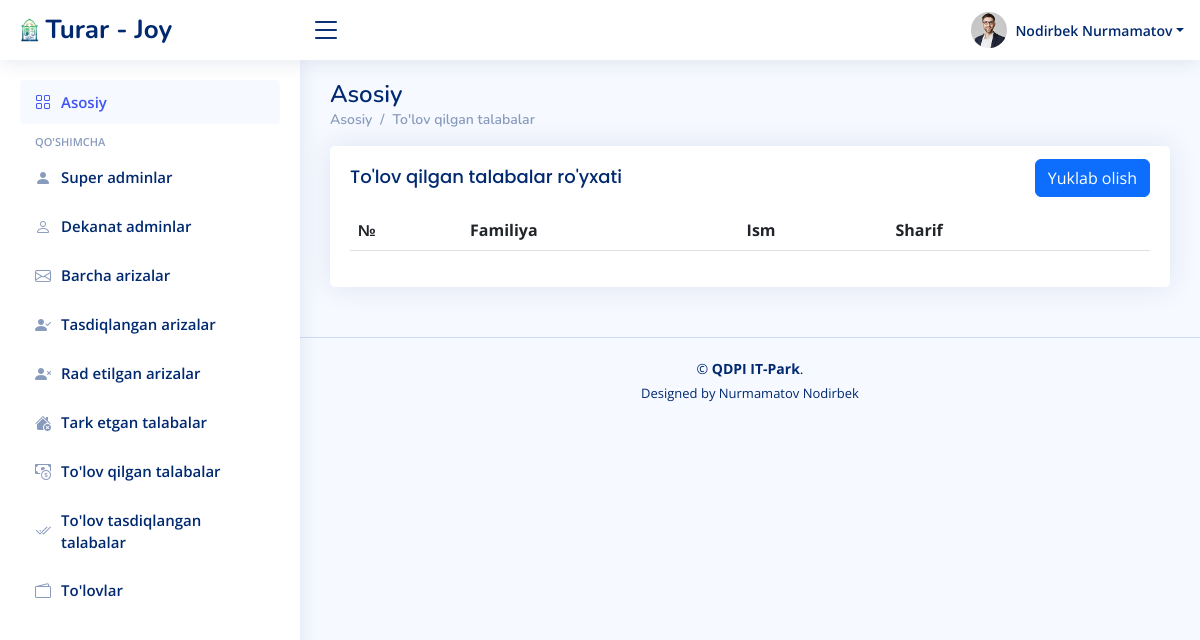
The page /ariza/barcha_tolovlar/ on the database as committed earlier.
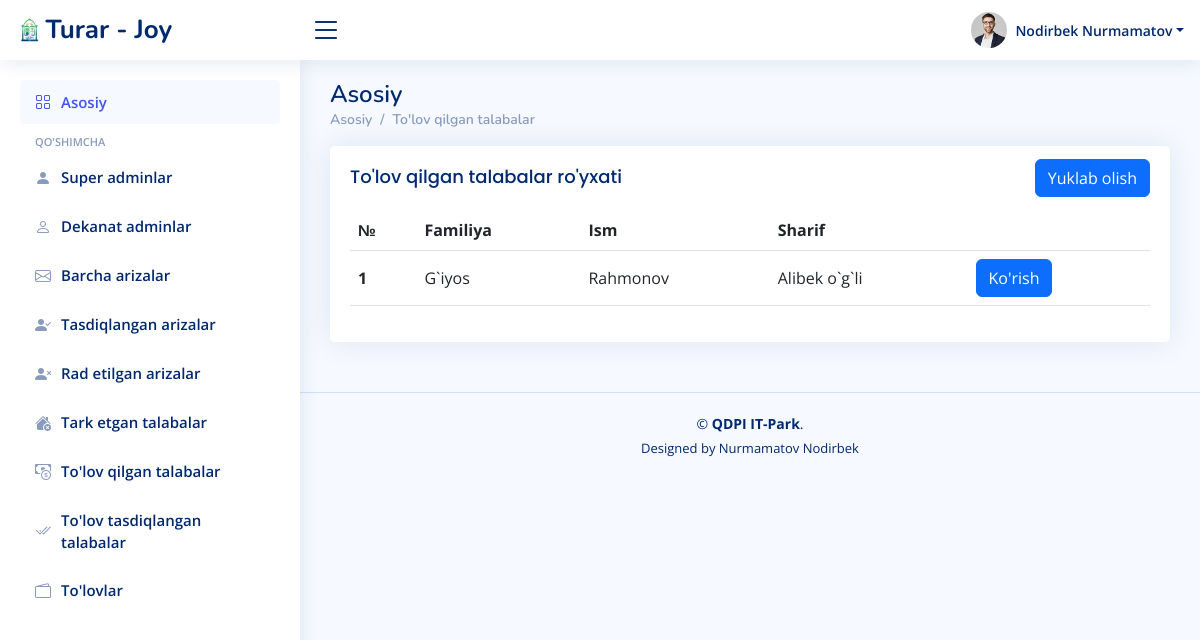
The same page on the database as committed later.
### ariza/models.py (models this page shows)
class Tolov(models.Model):
    talaba_id = models.CharField(max_length=100)
    first_name = models.CharField(max_length=100)
    last_name = models.CharField(max_length=100)
    sharif = models.CharField(max_length=100)
    narhi = models.CharField(max_length=100)
    kivtansiya = models.FileField(upload_to='kivtansiya/')
    tasdiqlash = models.CharField(max_length=100, blank=True)
    sana = models.DateTimeField(auto_now_add=True)

### ariza/views.py (the view)
# urls.py: path('barcha_tolovlar/', barcha_tolovlar, name='barcha_tolovlar'),
def barcha_tolovlar(request):
    talabalar = User.objects.filter(lavozim='talaba')
    tolovlar = Tolov.objects.filter(tasdiqlash='')
    arizalar = Ariza.objects.all()
    contex = {
        'tolovlar': tolovlar,
        'talabalar':talabalar,
        'arizalar':arizalar,
    }
    return render(request, 'superadmin/barcha_tolovlar.html', contex)

### templates/superadmin/barcha_tolovlar.html (shortened to what the changed rows need)
{% load static %}
<!DOCTYPE html>
<html lang="en">
<head>
  <link href="{% static '/assets/vendor/bootstrap/css/bootstrap.min.css' %}" rel="stylesheet">
  <link href="{% static '/assets/vendor/bootstrap-icons/bootstrap-icons.css' %}" rel="stylesheet">
  <link href="{% static '/assets/vendor/simple-datatables/style.css' %}" rel="stylesheet">
  <link href="{% static '/assets/css/style.css' %}" rel="stylesheet">
</head>
<body>
    <main id="main" class="main">
        <div class="pagetitle">
            <h1>Asosiy</h1>
        </div>
        <section class="section dashboard">
            <div class="row">
                <div class="col-lg-12">
                    <div class="card">
                        <div class="card-body">
                            <table class="table datatable">
                                <thead>
                                    <tr>
                                        <th scope="col">№</th>
                                        <th scope="col">Familiya</th>
                                        <th scope="col">Ism</th>
                                        <th scope="col">Sharif</th>
                                        <th></th>
                                    </tr>
                                </thead>
                                    <tbody>
                                      {% for t in tolovlar %}
                                        <tr>
                                          <th scope="row">1</th>
                                          <td>{{t.first_name}}</td>
                                          <td>{{t.last_name}}</td>
                                          <td>{{t.sharif}}</td>
                                          <td><a class="btn btn-primary" href="{% url 'talaba_tolov_malumotlar' t.talaba_id %}">Ko'rish</a></td>
                                        </tr>
                                        {% endfor %}
                                    </tbody>
                            </table>
                        </div>
                    </div>
                </div>
            </div>
        </section>
    </main>
</body>
</html>

Rows that differ between the two databases and show on the page:
added Tolov: first_name "G`iyos", last_name "Rahmonov", sharif "Alibek o`g`li"
